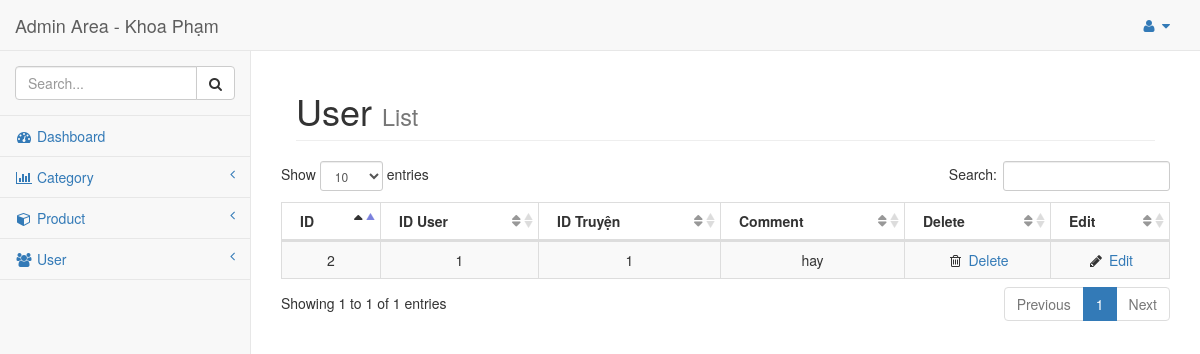
The app's page /public/admin/comment_list.php, older data.
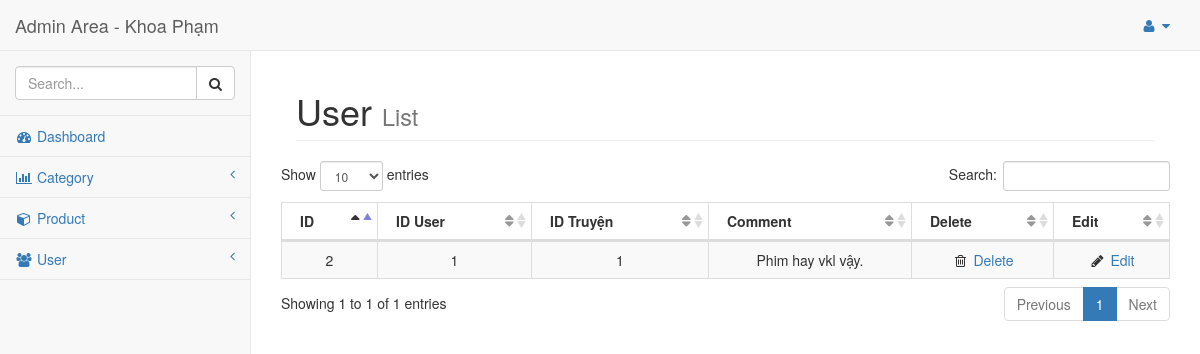
The same page, newer data.
### tables this page shows
CREATE TABLE `comments` (
  `id` int(11) NOT NULL,
  `id_truyen` int(11) NOT NULL,
  `id_user` int(11) NOT NULL,
  `comment` text NOT NULL,
  `created_by` varchar(255) NOT NULL
);

### model/database.php (called while the page is built, shortened)
<?php
class database{
    public $_dbh = '';
    public $_sql = '';
    public function database() {
        $this->_dbh = new PDO('mysql:host=localhost; dbname=web_assignment','root','');
        $this->_dbh->query('set names "utf8"');
    }
    public function setQuery($sql) {
        $this->_sql = $sql;
    }
    public function execute($options=array()) {
        $this->_cursor = $this->_dbh->prepare($this->_sql);
        $this->_cursor->execute();
        return $this->_cursor;
    }
    public function loadAllRows($options=array()) {
        if(!$options) {
            if(!$result = $this->execute())
                return false;
        }
        else {
            if(!$result = $this->execute($options))
                return false;
        }
        return $result->fetchAll(PDO::FETCH_OBJ);
    }
}
?>

### controller/CommentController.php (called while the page is built, shortened)
<?php
include("../../model/Comment.php");
class CommentController
{
	public function index()
	{
		$comment = new Comment();
		$comments = $comment->getAllComment();
		return array('comment'=>$comments);
	}
}
?>

### model/Comment.php (called while the page is built, shortened)
<?php
include('database.php');
class Comment extends database
{
	function getAllComment()
	{
		$sql = "SELECT * FROM comments";
		return $this->loadAllRows();
	}
}
?>

### public/admin/comment_list.php (the view, shortened to what the changed rows need)
<?php
include("../../controller/CommentController.php");
$comment = new CommentController();
$comments = $comment->index();
?>
<!DOCTYPE html>
<html lang="en">
<head>
    <link href="bower_components/bootstrap/dist/css/bootstrap.min.css" rel="stylesheet">
    <link href="bower_components/metisMenu/dist/metisMenu.min.css" rel="stylesheet">
    <link href="dist/css/sb-admin-2.css" rel="stylesheet">
    <link href="bower_components/font-awesome/css/font-awesome.min.css" rel="stylesheet" type="text/css">
    <link href="bower_components/datatables-plugins/integration/bootstrap/3/dataTables.bootstrap.css" rel="stylesheet">
    <link href="bower_components/datatables-responsive/css/dataTables.responsive.css" rel="stylesheet">
</head>
<body>
    <div id="wrapper">
        <div id="page-wrapper">
            <div class="container-fluid">
                <div class="row">
                    <div class="col-lg-12">
                        <h1 class="page-header">User
                            <small>List</small>
                        </h1>
                    </div>
                    <table class="table table-striped table-bordered table-hover" id="dataTables-example">
                        <thead>
                            <tr align="center">
                                <th>ID</th>
                                <th>ID User </th>
                                <th>ID Truyện</th>
                                <th>Comment</th>
                                <th>Delete</th>
                                <th>Edit</th>
                            </tr>
                        </thead>
                        <tbody>
                            <?php
                                $comments = $comments['comment'];
                                foreach ($comments as $key => $comment) {
                                    if($key%2)
                                    {
                                        ?>
                                        <tr class="even gradeC" align="center">
                                            <td><?=$comment->id?></td>
                                            <td><?=$comment->id_user?></td>
                                            <td><?=$comment->id_truyen?></td>
                                            <td><?=$comment->comment?></td>
                                            <td class="center"><i class="fa fa-trash-o  fa-fw"></i><a href="#"> Delete</a></td>
                                            <td class="center"><i class="fa fa-pencil fa-fw"></i> <a href="comment_edit.php?id=<?=$comment->id?>">Edit</a></td>
                                        </tr>
                                        <?php
                                    }
                                    else
                                    {
                                        ?>
                                        <tr class="odd gradeX" align="center">
                                            <td><?=$comment->id?></td>
                                            <td><?=$comment->id_user?></td>
                                            <td><?=$comment->id_truyen?></td>
                                            <td><?=$comment->comment?></td>
                                            <td class="center"><i class="fa fa-trash-o  fa-fw"></i><a href="#"> Delete</a></td>
                                            <td class="center"><i class="fa fa-pencil fa-fw"></i> <a href="comment_edit.php?id=<?=$comment->id?>">Edit</a></td>
                                        </tr>
                                        <?php
                                    }
                                }
                            ?>
                        </tbody>
                    </table>
                </div>
            </div>
        </div>
    </div>
</body>
</html>

Row changes from the older to the newer data that the page shows:
changed comments id 2: comment "hay" → "Phim hay vkl vậy."
